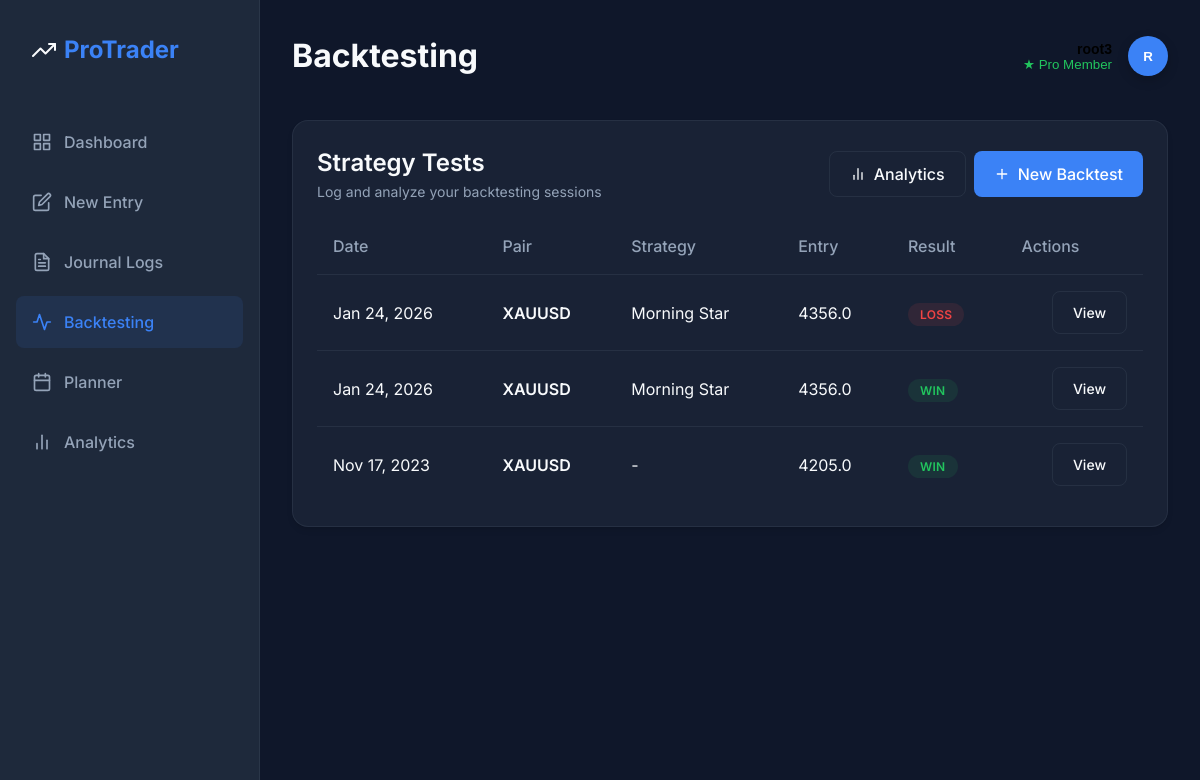
Page /backtest/list (signed in) on the committed database.
### app/models.py (models this page shows, shortened)
class User(UserMixin, db.Model):
    __tablename__ = 'user'
    id = db.Column(db.Integer, primary_key=True)
    username = db.Column(db.String(80), unique=True, nullable=False)
    password_hash = db.Column(db.String(128))
    created_at = db.Column(db.DateTime, default=datetime.utcnow)
    subscription = db.relationship('Subscription', backref='user', uselist=False)
    @property
    def is_pro(self):
        return self.subscription is not None and \
               self.subscription.plan_type == 'pro' and \
               self.subscription.is_active

class BacktestEntry(db.Model):
    __tablename__ = 'backtest_entries'
    id = db.Column(db.Integer, primary_key=True)
    pair=  db.Column(db.String(20))
    user_id = db.Column(db.Integer, db.ForeignKey('user.id'), nullable=False)
    strategy_name = db.Column(db.String(200))
    entry_time = db.Column(db.DateTime)
    exit_time = db.Column(db.DateTime)
    entry_price = db.Column(db.Float)
    exit_price = db.Column(db.Float)
    result = db.Column(db.String(10))  # win/loss
    notes = db.Column(db.Text)
    image_filename = db.Column(db.String(200))
    created_at = db.Column(db.DateTime, default=datetime.utcnow)

### app/backtest/routes.py (the view)
@backtest_bp.route('/list')
@login_required
def list_backtests():
    entries = BacktestEntry.query.filter_by(user_id=current_user.id).order_by(BacktestEntry.created_at.desc()).all()
    return render_template('backtest_list.html', entries=entries)

### app/__init__.py (called while the page is built)
def create_app():
    app = Flask(__name__, template_folder="templates", static_folder="static")
    app.config.from_object(Config)
    db.init_app(app)
    from flask_login import LoginManager
    login_manager = LoginManager()
    login_manager.login_view = 'auth.login'
    login_manager.init_app(app)
    from app.models import User
    @login_manager.user_loader
    def load_user(user_id):
        return User.query.get(int(user_id))
    app.register_blueprint(main_bp)
    app.register_blueprint(journal_bp, url_prefix='/journal')
    app.register_blueprint(backtest_bp, url_prefix='/backtest')
    app.register_blueprint(planner_bp) # url prefix handles inside
    from app.analytics import analytics_bp
    app.register_blueprint(analytics_bp, url_prefix='/analytics')
    from app.auth.routes import auth_bp
    app.register_blueprint(auth_bp, url_prefix='/auth')
    return app

### app/templates/backtest_list.html (shortened to what this page needs)
{% extends "base.html" %}
{% block header %}Backtesting{% endblock %}
{% block content %}
<div class="card">
    <div class="flex justify-between items-center mb-4">
        <div>
            <h2 class="text-xl font-bold">Strategy Tests</h2>
            <p class="text-sm text-muted">Log and analyze your backtesting sessions</p>
        </div>
        <div class="flex gap-2">
            <a href="{{ url_for('backtest.analytics') }}" class="btn btn-outline">
                Analytics
            </a>
            <a href="{{ url_for('backtest.add_backtest') }}" class="btn btn-primary">
                <svg xmlns="http://www.w3.org/2000/svg" width="16" height="16" viewBox="0 0 24 24" fill="none"
                    stroke="currentColor" stroke-width="2" stroke-linecap="round" stroke-linejoin="round"
                    style="margin-right: 8px;">
                    <line x1="12" y1="5" x2="12" y2="19"></line>
                    <line x1="5" y1="12" x2="19" y2="12"></line>
                </svg>
                New Backtest
            </a>
        </div>
    </div>
    {% if entries %}
    <div class="table-container">
        <table class="table">
            <thead>
                <tr>
                    <th>Date</th>
                    <th>Pair</th>
                    <th>Strategy</th>
                    <th>Entry</th>
                    <th>Result</th>
                    <th class="text-right">Actions</th>
                </tr>
            </thead>
            <tbody>
                {% for entry in entries %}
                <tr>
                    <td class="text-muted">{{ entry.created_at.strftime('%b %d, %Y') }}</td>
                    <td class="font-bold">{{ entry.pair }}</td>
                    <td>{{ entry.strategy_name or '-' }}</td>
                    <td>{{ entry.entry_price }}</td>
                    <td>
                        <span class="badge badge-{{ entry.result.lower() }}">
                            {{ entry.result }}
                        </span>
                    </td>
                    <td class="text-right">
                        <a href="{{ url_for('backtest.view_backtest', entry_id=entry.id) }}"
                            class="btn btn-outline text-sm">View</a>
                    </td>
                </tr>
                {% endfor %}
            </tbody>
        </table>
    </div>
    {% else %}
    <div class="text-center py-5">
        <p class="text-muted mb-4">No backtests recorded yet.</p>
        <a href="{{ url_for('backtest.add_backtest') }}" class="btn btn-primary">Start Backtesting</a>
    </div>
    {% endif %}
</div>
{% endblock %}

### app/templates/base.html (shortened to what this page needs)
<!doctype html>
<html lang="en">
<head>
    <link rel="stylesheet" href="{{ url_for('static', filename='css/main.css') }}">
</head>
<body>
    <div class="app-container">
        <aside class="sidebar" id="sidebar">
            <div class="sidebar-logo">
                <span class="logo-text">Pro<span>Trader</span></span>
            </div>
            <nav class="nav-links">
                <a href="{{ url_for('main.index') }}" title="Dashboard"
                    class="nav-link {% if request.endpoint == 'main.index' %}active{% endif %}">
                    <span class="link-text">Dashboard</span>
                </a>
                <a href="{{ url_for('journal.new_journal_entry') }}" title="New Entry"
                    class="nav-link {% if request.endpoint == 'journal.new_journal_entry' %}active{% endif %}">
                    <span class="link-text">New Entry</span>
                </a>
                <a href="{{ url_for('journal.list_journals') }}" title="Journal Logs"
                    class="nav-link {% if request.endpoint == 'journal.list_journals' %}active{% endif %}">
                    <span class="link-text">Journal Logs</span>
                </a>
                <a href="{{ url_for('backtest.list_backtests') }}" title="Backtesting"
                    class="nav-link {% if 'backtest' in request.endpoint %}active{% endif %}">
                    <svg xmlns="http://www.w3.org/2000/svg" width="24" height="24" viewBox="0 0 24 24" fill="none"
                        stroke="currentColor" stroke-width="2" stroke-linecap="round" stroke-linejoin="round">
                        <polyline points="22 12 18 12 15 21 9 3 6 12 2 12"></polyline>
                    </svg>
                    <span class="link-text">Backtesting</span>
                </a>
                <a href="{{ url_for('planner.planner_home') }}" title="Planner"
                    class="nav-link {% if 'planner' in request.endpoint %}active{% endif %}">
                    <span class="link-text">Planner</span>
                </a>
                <a href="{{ url_for('analytics.dashboard') }}" title="Analytics"
                    class="nav-link {% if 'analytics' in request.endpoint %}active{% endif %}">
                    <svg xmlns="http://www.w3.org/2000/svg" width="24" height="24" viewBox="0 0 24 24" fill="none"
                        stroke="currentColor" stroke-width="2" stroke-linecap="round" stroke-linejoin="round">
                        <line x1="18" y1="20" x2="18" y2="10"></line>
                        <line x1="12" y1="20" x2="12" y2="4"></line>
                        <line x1="6" y1="20" x2="6" y2="14"></line>
                    </svg>
                    <span class="link-text">Analytics</span>
                </a>
            </nav>
            <button id="desktopSidebarToggle" class="btn btn-outline sidebar-toggle-btn">
            </button>
        </aside>
        <main class="main-content">
            <header class="top-header">
                <div class="page-title">
                    {% block header %}{% endblock %}
                </div>
                <div class="user-profile dropdown-container" style="position: relative;">
                    {% if current_user.is_authenticated %}
                    <button id="profileDropdownBtn" class="flex items-center"
                        style="background: none; border: none; cursor: pointer; text-align: right;">
                        <div style="margin-right: 1rem; @media(max-width:600px){display:none;}">
                            <div class="text-sm font-bold" style="color: var(--text-color);">{{ current_user.username }}
                            </div>
                            <div class="text-xs text-muted">
                                {% if current_user.is_pro %}
                                <span style="color: var(--success);">★ Pro Member</span>
                                {% else %}
                                Free Account
                                {% endif %}
                            </div>
                        </div>
                        <div
                            style="width:40px; height:40px; background:var(--accent); border-radius:50%; display: flex; align-items: center; justify-content: center; color: white; font-weight: bold; box-shadow: 0 4px 12px rgba(0,0,0,0.2);">
                            {{ current_user.username[0].upper() }}
                        </div>
                    </button>
                    {% else %}
                    <a href="{{ url_for('auth.login') }}" class="btn btn-primary btn-sm">Login</a>
                    {% endif %}
                </div>
            </header>
            {% block content %}{% endblock %}
        </main>
    </div>
</body>
</html>

### app/static/css/main.css (style rules this page uses)
:root { --bg-body: #0f172a; --bg-sidebar: #1e293b; --bg-card: rgba(30, 41, 59, 0.7); --border-color: rgba(148, 163, 184, 0.1); --text-primary: #f8fafc; --text-secondary: #94a3b8; --accent: #3b82f6; --accent-hover: #2563eb; --success: #22c55e; --danger: #ef4444; --warning: #f59e0b; --sidebar-width: 260px; --header-height: 70px; --shadow-sm: 0 1px 2px 0 rgb(0 0 0 / 0.05); --shadow-md: 0 4px 6px -1px rgb(0 0 0 / 0.1), 0 2px 4px -2px rgb(0 0 0 / 0.1); --shadow-lg: 0 10px 15px -3px rgb(0 0 0 / 0.1), 0 4px 6px -4px rgb(0 0 0 / 0.1); }
* { box-sizing: border-box; margin: 0; padding: 0; }
body { font-family: 'Inter', sans-serif; background-color: var(--bg-body); color: var(--text-primary); line-height: 1.5; overflow-x: hidden; }
.app-container { display: flex; min-height: 100vh; }
.sidebar { width: var(--sidebar-width); background-color: var(--bg-sidebar); border-right: 1px solid var(--border-color); position: fixed; height: 100vh; padding: 2rem 1rem; display: flex; flex-direction: column; z-index: 50; transition: transform 0.3s ease; }
.main-content { flex: 1; margin-left: var(--sidebar-width); padding: 2rem; max-width: 1600px; }
.sidebar-logo { font-size: 1.5rem; font-weight: 700; color: var(--text-primary); margin-bottom: 3rem; padding-left: 1rem; display: flex; align-items: center; gap: 0.5rem; }
.sidebar-logo span { color: var(--accent); }
.nav-links { list-style: none; display: flex; flex-direction: column; gap: 0.5rem; }
.nav-link { display: flex; align-items: center; padding: 0.875rem 1rem; color: var(--text-secondary); text-decoration: none; border-radius: 0.5rem; transition: all 0.2s; font-weight: 500; }
.nav-link:hover, .nav-link.active { background-color: rgba(59, 130, 246, 0.1); color: var(--accent); }
.nav-link svg { margin-right: 0.75rem; width: 20px; height: 20px; }
.top-header { display: flex; justify-content: space-between; align-items: center; margin-bottom: 2.5rem; }
.page-title { font-size: 2rem; font-weight: 700; }
.user-profile { display: flex; align-items: center; gap: 1rem; }
.card { background: var(--bg-card); backdrop-filter: blur(12px); border: 1px solid var(--border-color); border-radius: 1rem; padding: 1.5rem; margin-bottom: 1.5rem; box-shadow: var(--shadow-md); }
.text-sm { font-size: 0.875rem; }
.text-muted { color: var(--text-secondary); }
.font-bold { font-weight: 600; }
.btn { display: inline-flex; align-items: center; justify-content: center; padding: 0.625rem 1.25rem; border-radius: 0.5rem; font-weight: 500; border: none; cursor: pointer; transition: all 0.2s; text-decoration: none; }
.btn-primary { background-color: var(--accent); color: white; }
.btn-outline { background: transparent; border: 1px solid var(--border-color); color: var(--text-primary); }
.table-container { overflow-x: auto; }
.table { width: 100%; border-collapse: separate; border-spacing: 0; }
.table th { text-align: left; padding: 1rem; color: var(--text-secondary); font-weight: 500; border-bottom: 1px solid var(--border-color); }
.table td { padding: 1rem; border-bottom: 1px solid var(--border-color); color: var(--text-primary); }
.table tr:last-child td { border-bottom: none; }
.badge { padding: 0.25rem 0.75rem; border-radius: 9999px; font-size: 0.75rem; font-weight: 600; text-transform: uppercase; letter-spacing: 0.025em; }
.badge-win { background: rgba(34, 197, 94, 0.1); color: var(--success); }
.badge-loss { background: rgba(239, 68, 68, 0.1); color: var(--danger); }
.text-right { text-align: right; }
.flex { display: flex; }
.justify-between { justify-content: space-between; }
.items-center { align-items: center; }
.gap-2 { gap: 0.5rem; }
.mb-4 { margin-bottom: 1rem; }
@media (min-width: 769px) { .sidebar { transition: width 0.3s ease; } }
@media (min-width: 769px) { .main-content { transition: margin-left 0.3s ease; } }
@media (min-width: 769px) { .sidebar-toggle-btn { margin-top: auto; justify-content: center; margin-bottom: 1rem; width: 40px; align-self: center; border-color: transparent; color: var(--text-secondary); transition: all 0.2s ease; } }

### rows in the picture
User: username "root3", username "R"
BacktestEntry: created_at "Jan 24, 2026", pair "XAUUSD", strategy_name "Morning Star", entry_price "4356.0", result "LOSS"
BacktestEntry: created_at "Jan 24, 2026", pair "XAUUSD", strategy_name "Morning Star", entry_price "4356.0", result "WIN"
BacktestEntry: created_at "Nov 17, 2023", pair "XAUUSD", strategy_name "-", entry_price "4205.0", result "WIN"
